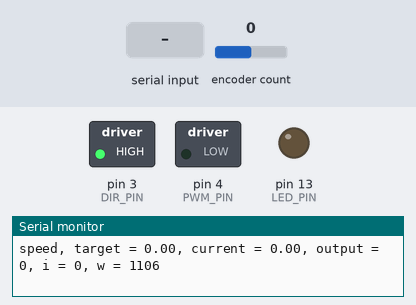
The sketch below on a simulated Teensy 3. On the bench: switched loads named in the sketch (green lamp = pin HIGH), output pins drawn as LEDs (lit = HIGH), the last lines printed to the serial monitor. The inputs (shaded band) are chosen by the test bench; at power-on: encoder count 0.

Above: at 1.2 s.
1.3 s: encoder count set to 1
At 1.8 s:
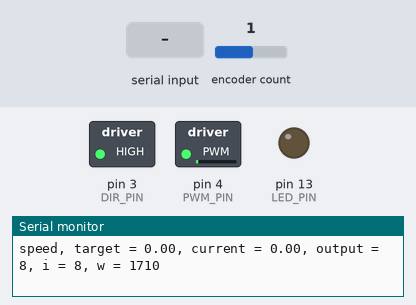
2.8 s: "90,45\n" received over Serial
At 3.4 s:
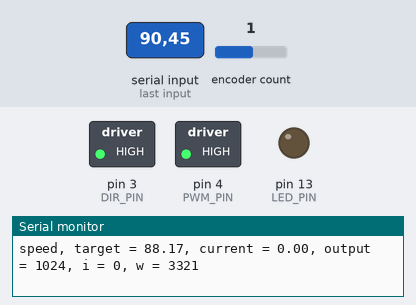
4.3 s: "p90\n" received over Serial
At 4.9 s:
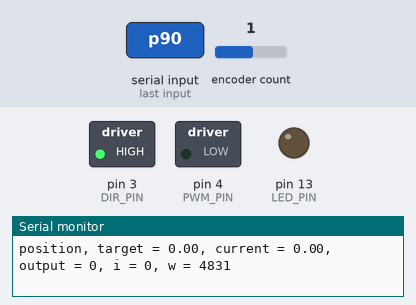
6.0 s: encoder count set to 2
At 7.8 s:
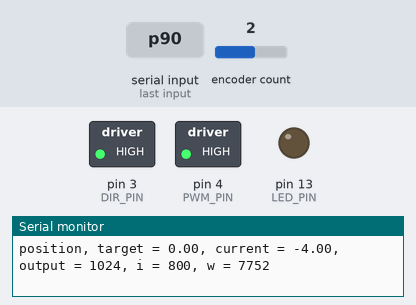
Timing chart, 0 to 8.9 s (numbered marks = the images above; inputs shaded):
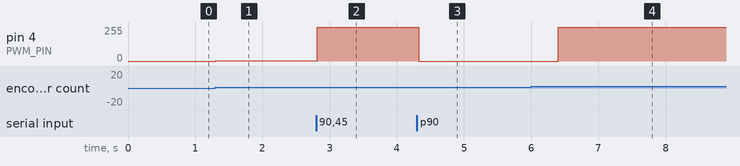

Measured:
- after the input at 1.3 s, pin 4 (PWM_PIN): 0/255 → 1/255 at once
- after the input at 2.8 s, pin 4 (PWM_PIN): 1/255 → 255/255 at once
- after the input at 4.3 s, pin 4 (PWM_PIN): 255/255 → 0/255 at once
- after the input at 6.0 s, pin 4 (PWM_PIN): 0/255 → 255/255 after 0.40 s

The sketch:

motor_pid.ino
```cpp
//dealing with the input
//  type of control:
//      set speed
//      [optional] set position
//  USB communication / Serial: https://www.pjrc.com/teensy/td_serial.html

// voltage divider with 39k and 68k

//implement a PID controller (periodic loop)
//  it runs within interrupt so it better be fast!
//  sources:
//    http://controlsystemslab.com/discrete-time-pid-controller-implementation/
//    http://brettbeauregard.com/blog/2011/04/improving-the-beginners-pid-introduction/
//    https://github.com/br3ttb/Arduino-PID-Library/
//    http://playground.arduino.cc/Code/PIDLibrary

//TODO when switching direction, should we stay in break mode for a little while ?

//motor encoder
//  counts
//      20.4:1 gearbox -> 979.62 counts per revolution
//      46.85:1 gearbox -> 2248.86 counts per revolution
//  https://www.pjrc.com/teensy/td_libs_Encoder.html
//  interupts pin:
//      Teensy 3.5  all but not 13
//      Teensy LC   2 - 12, 14, 15, 20 - 23
//  does the interrupt on time and interrupt on the input pins affect each-other? If not, the encoder can use a more optimized code.
//      the code of IntervalTimer look like it does not use attachInterrupt...

//controling the motor driver:
//  motor driver freq up to 50 kHz: https://www.pololu.com/file/download/MAX14870.pdf?file_id=0J885
//  https://www.pjrc.com/teensy/td_pulse.html
//  Teensy LC pins: FTM0    6, 9, 10, 20, 22, 23            488.28 Hz
//                  FTM1    16, 17                          488.28 Hz
//                  FTM2    3, 4                            488.28 Hz
//  set the frequency: analogWriteFrequency(4, 375000); // Teensy pin 3 also changes to 375 kHz
//  set the number of bits for analogWrite: analogWriteResolution(12);  // analogWrite value 0 to 4095, or 4096 for high
//  frequency and resolution goes together:
//    LC: 10 bits, 46'875 Hz

// #define ENCODER_OPTIMIZE_INTERRUPTS
#include <Encoder.h>
#include <IntervalTimer.h>

// Code for a Teensy LC

// TODO should this be a power of 2 to make the computation is simpler?
#define PID_USEC 1000

// Motor parameter
#define CNT_PER_REV 979.62 //20.4:1 gearbox
//#define CNT_PER_REV 2248.86 //46.85:1 gearbox

const int LED_PIN = 13;
const int ENCODER_PIN_1 = 5;
const int ENCODER_PIN_2 = 6;
const int DIR_PIN = 3;
const int PWM_PIN = 4;
const int PWM_BITS = 10;
const int PWM_FREQ = 46875;

const int MAX_PWM = 1 << PWM_BITS;

const char EOL = '\n';

const bool SPEED = true;
const bool POSITION = false;

const int KP_SPEED = 20;
const int KI_SPEED = 2000;
const int KD_SPEED = 100;

const int KP_POSITION = 56;
const int KI_POSITION = 500;
const int KD_POSITION = 500;

Encoder motor_encoder(ENCODER_PIN_1, ENCODER_PIN_2);

IntervalTimer pid_tick;

// PID parameters, volatile because the UI code might change it
volatile int KP = 0;
volatile int KI = 0;
volatile int KD = 0;

//PID state variable
volatile bool mode = SPEED;
volatile float target = 0; //written by `loop`, read by `pid`
volatile float current = 0; //written by `pid`, read by `loop`
float i = 0;
// keep the previous output to limit the jerk
int pid_output = 0;
//to synchronize between context
unsigned int loop_count = 0;
volatile unsigned int w1 = 0;
volatile unsigned int w2 = 0;

// Amortize the number of counts over a window.
// This increases the precision at low speed and implements a low pass filter.
// But is also adds some lag
const int window = 24;
int counts[window];
int count = 0;
int idx = 0;

//TODO min/max range for the speed

void pid_loop(void) {
    loop_count += 1;
    w1 = loop_count; // start writing stuff
    // read the motor state (wired backward ...)
    int ticks = -motor_encoder.read();
    motor_encoder.write(0);
    count -= counts[idx];
    counts[idx] = ticks;
    count += ticks;
    idx += 1;
    if (idx >= window) {
      idx = 0;
    }
    // update the PID state
    float new_state;
    if (mode == SPEED) {
        new_state = ((float)count) / ((float)window);
    } else {
        new_state = current + ticks;
    }
    float p0 = target - new_state;
    float p = KP * p0;
    float d = KD * (current - new_state);
    int pd = (int)(p + d);
    pd = max(-MAX_PWM, pd);
    pd = min( MAX_PWM, pd);
    i = i + KI * p0 * PID_USEC / 1000000;
    // clamp the integral term when the PID is outside the range of output
    if (pd >= 0) {
        i = min( MAX_PWM -pd, i);
    } else {
        i = max(-MAX_PWM -pd, i);
    }
    int pid = pd + (int)i;
    //TODO limit the jerk
    // set the output
    if (pid >= 0) {
        if (pid_output < 0) {
            digitalWrite(DIR_PIN, HIGH);
        }
        analogWrite(PWM_PIN, pid);
    } else {
        if (pid_output >= 0) {
            digitalWrite(DIR_PIN, LOW);
        }
        analogWrite(PWM_PIN, -pid);
    }
    // save the state
    current = new_state;
    pid_output = pid;
    w2 = loop_count; // done writing stuff
}


void output() {
    int _w1 = w1;
    int _pid_output = pid_output;
    int _i = i;
    float _current = current;
    int _w2 = w2;
    if (_w1 == _w2) {
        if (mode == SPEED) {
            Serial.print("speed, ");
        } else {
            Serial.print("position, ");
        }
        Serial.print("target = ");
        Serial.print(target);
        Serial.print(", current = ");
        Serial.print(_current);
        Serial.print(", output = ");
        Serial.print(_pid_output);
        Serial.print(", i = ");
        Serial.print(_i);
        Serial.print(", w = ");
        Serial.println(_w1);
    } //else: we were interrupted, skip
}

void set_mode(bool m) {
    // make sure the PID is stopped
    pid_tick.end();
    // stop the motor
    digitalWrite(DIR_PIN, HIGH);
    analogWrite(PWM_PIN, 0);
    // clean the values
    target = 0;
    current = 0;
    mode = m;
    for (int i = 0; i < window; i++) {
        counts[i] = 0;
    }
    count = 0;
    idx = 0;
    // set the new coefficients
    if (m == SPEED) {
        KP = KP_SPEED;
        KI = KI_SPEED;
        KD = KD_SPEED;
    } else {
        KP = KP_POSITION;
        KI = KI_POSITION;
        KD = KD_POSITION;
    }
    // (re)start the PID
    pid_tick.begin(pid_loop, PID_USEC);
}

void read_input() {
    digitalWrite(LED_PIN, HIGH);
    // read the input: change mode, speed in turn per second, or position in turn
    String input = Serial.readStringUntil(EOL);
    //Serial.print("cmd = ");
    //Serial.println(input);
    if (input.length() > 0) {
        if (input[0] == 'p' || input[0] == 'P') {
            set_mode(POSITION);
        } else if (input[0] == 's' || input[0] == 'S') {
            set_mode(SPEED);
        } else {
            //float input = Serial.parseFloat();
            float f = input.toFloat();
            if (mode == SPEED) {
                // convert the speed to count per PID loop
                target = f * CNT_PER_REV * PID_USEC / 1000000;
            } else {
                // convert the position to a count
                // round to avoid oscillations
                target = (int)(f * CNT_PER_REV);
            }
        }
    }
    // flush the remaining input
    while (Serial.available() > 0) {
        Serial.read();
    }
    digitalWrite(LED_PIN, LOW);
}

// Arduino functions

void setup() {
    pinMode(DIR_PIN, OUTPUT);
    pinMode(PWM_PIN, OUTPUT);
    pinMode(LED_PIN, OUTPUT);

    analogWriteFrequency(PWM_PIN, PWM_FREQ);
    analogWriteResolution(PWM_BITS);

    Serial.begin(9600);

    set_mode(SPEED); //set_mode also start the PID loop
}

void loop() {
    if (Serial.available()) {
        read_input();
    }
    delay(100);
    output();
}
```
